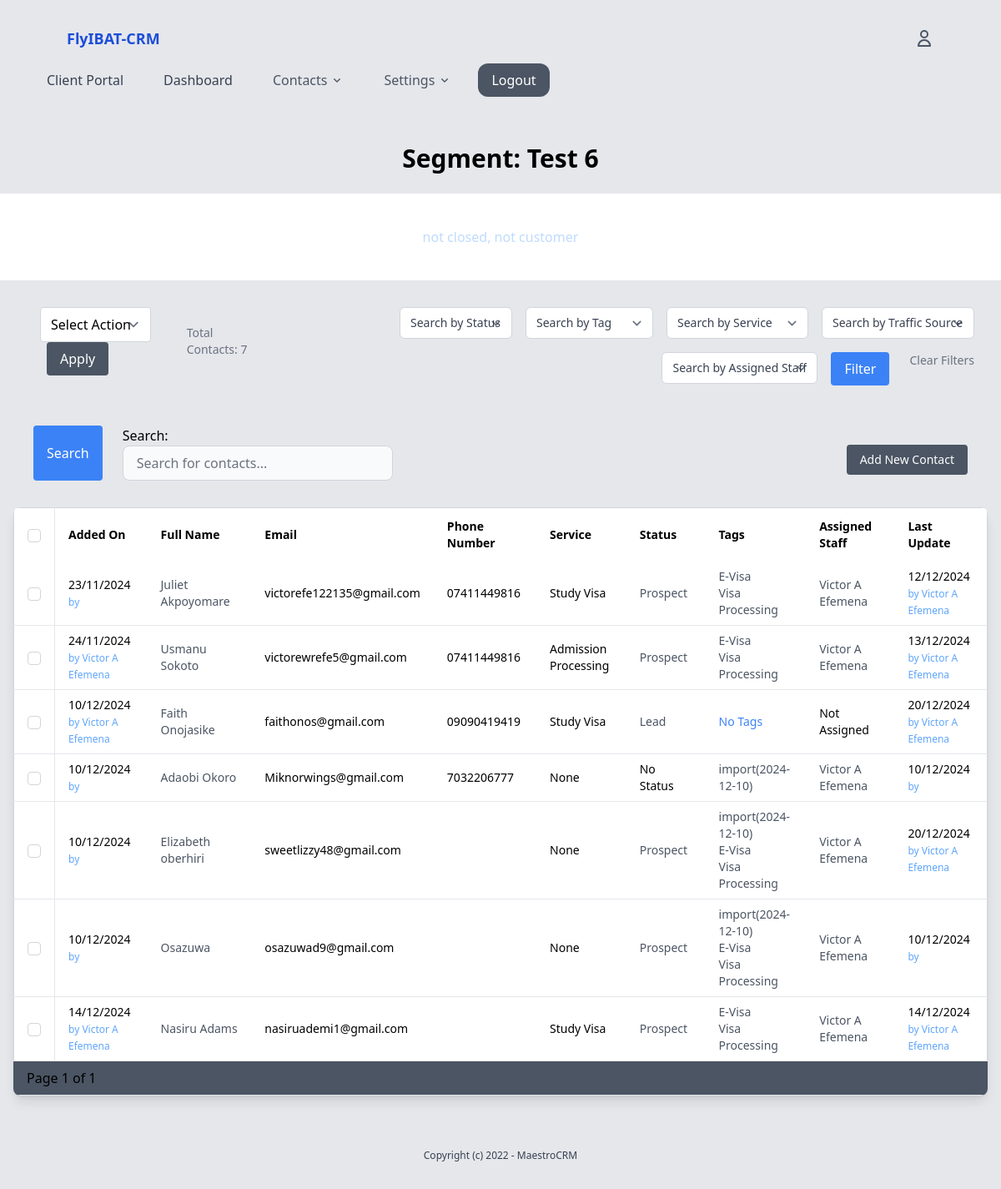
The app's page /contacts/segments/contacts/12/ (signed in), older data.
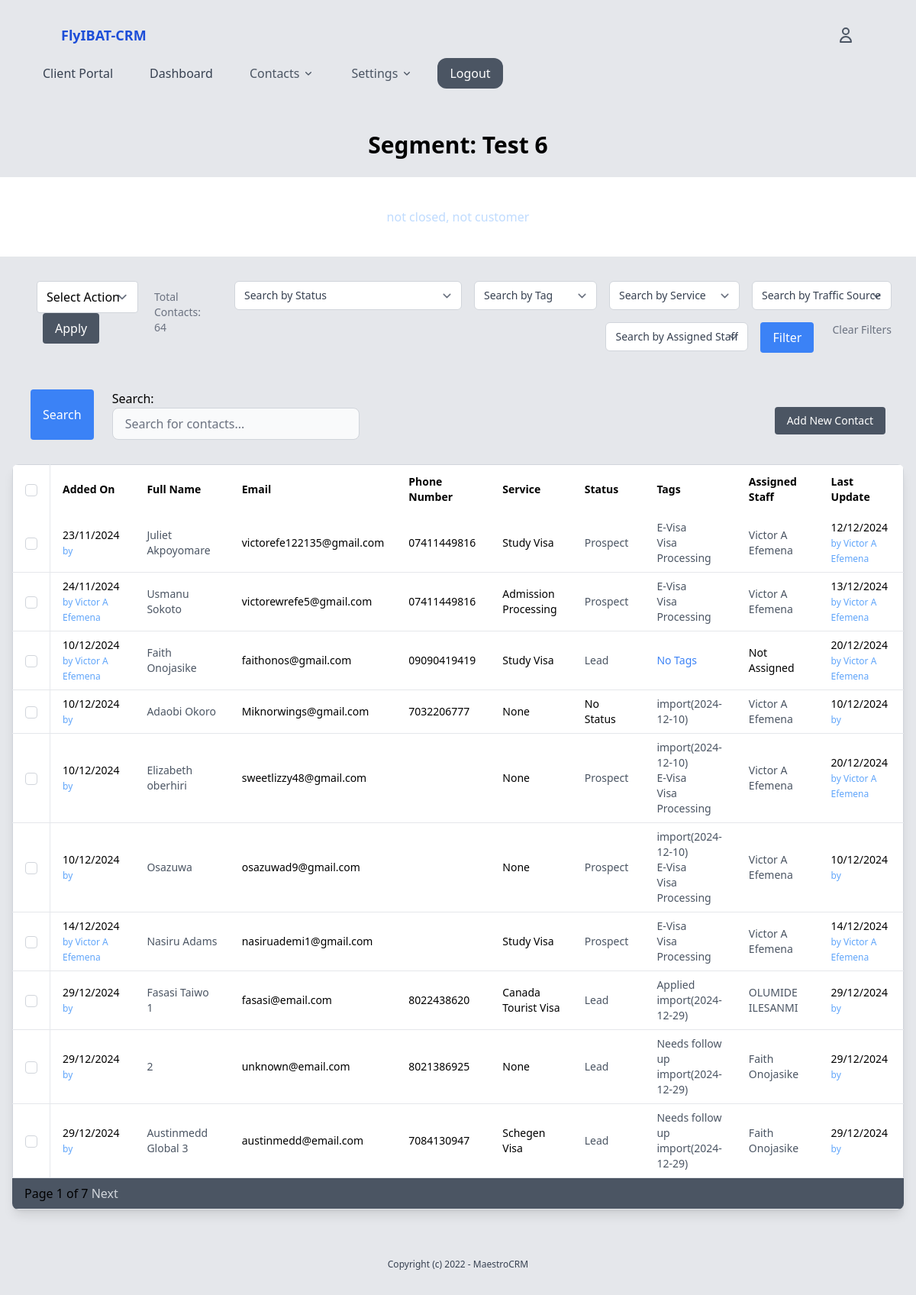
The same page, newer data.
### contacts/models.py (models this page shows)
class Contact(models.Model):
    user = models.OneToOneField(User, on_delete=models.SET_NULL, related_name='contact', null=True, blank=True)
    first_name = models.CharField(max_length=150, blank=True, null=True)
    middle_name = models.CharField(max_length=100, blank=True, null=True)
    last_name = models.CharField(max_length=150, blank=True, null=True)
    email = models.EmailField(blank=True, null=True)
    phone_number = models.CharField(max_length=15, blank=True)
    gender = models.CharField(max_length=10, choices=[('M', 'Male'), ('F', 'Female')], blank=True)
    marital_status = models.CharField(max_length=20, choices=[('Single', 'Single'), ('Married', 'Married'), ('Divorced', 'Divorced'), ('Widowed', 'Widowed'), ('Other', 'Other')], blank=True)
    date_of_birth = models.DateTimeField(blank=True, null=True)
    address_line1 = models.CharField(max_length=255, blank=True, null=True)
    address_line2 = models.CharField(max_length=255, blank=True, null=True)
    city = models.CharField(max_length=100, blank=True, null=True)
    state = models.CharField(max_length=100, blank=True, null=True)
    country = models.CharField(max_length=50, blank=True, null=True)
    postal_code = models.CharField(max_length=20, blank=True, null=True)
    services = models.ForeignKey(Service, on_delete=models.SET_NULL, null=True, blank=True, related_name='contacts')
    status = models.ForeignKey(Status, on_delete=models.SET_NULL, related_name='contacts', null=True, blank=True)
    tags = models.ManyToManyField(Tag, blank=True, related_name='contacts')
    assigned_staff = models.ForeignKey(User, on_delete=models.SET_NULL, null=True, blank=True, related_name='assigned_contacts')
    traffic_source = models.ForeignKey(TrafficSource, on_delete=models.SET_NULL, null=True, blank=True, related_name='traffic_source_contact')
    new_or_old = models.CharField(max_length=20, choices=[('New', 'New'), ('Old', 'Old')], blank=True) #Can help in scheduling follow-ups or communications.
    referred_by = models.ForeignKey(User, on_delete=models.SET_NULL, null=True, related_name='referee_contacts')
    preferred_contact_method = models.CharField(max_length=20, choices=[('Email', 'Email'), ('Phone', 'Phone'), ('Text', 'Text'), ('Mail', 'Mail')], blank=True) #Helps in choosing how to best reach the contact.
    contact_frequency = models.CharField(max_length=20, choices=[('Daily', 'Daily'), ('Weekly', 'Weekly'), ('Monthly', 'Monthly'), ('On Demand', 'On Demand')], blank=True) #Can help in scheduling follow-ups or communications.
    created_by = models.ForeignKey(User, on_delete=models.SET_NULL, null=True, related_name='created_contacts')
    created_at = models.DateTimeField(auto_now_add=True)
    modified_at = models.DateTimeField(auto_now=True) #Can be used to track last contacted
    updated_by = models.ForeignKey(User, on_delete=models.SET_NULL, null=True, related_name='updated_contacts')
    close_date = models.DateTimeField(blank=True, null=True)
    custom_field_1 = models.CharField(max_length=255, blank=True, null=True)#Depending on business needs, might have specific data points to track. This could be expanded with more fields or dynamically through a generic foreign key to a custom field model.
    marketing_consent = models.BooleanField(default=False, help_text="Has this contact consented to marketing communications?")
    gdpr_compliant = models.BooleanField(default=False, help_text="Is this contact GDPR compliant?")
    def __str__(self):
        user_info = self.user.username if self.user else "No User"
        status_info = self.status.name if self.status else "No Status"
        return f"{user_info} - {status_info}"

### settings/models.py (models this page shows)
class Service(models.Model):
    name = models.CharField(max_length=50, unique=True)  # e.g., 'Active', 'Inactive', 'Pending'
    def __str__(self):
        return self.name

class Status(models.Model):
    name = models.CharField(max_length=50, unique=True)  # e.g., 'Active', 'Inactive', 'Pending'
    def __str__(self):
        return self.name
    class Meta:
        verbose_name_plural = "Statuses"

class Tag(models.Model):
    name = models.CharField(max_length=50, unique=True)
    category = models.ForeignKey(TagCategory, on_delete=models.SET_NULL, null=True, blank=True, related_name='segments')
    def __str__(self):
        return self.name

### segments/views.py (the view)
# urls.py: path('contacts/<int:pk>/', views.segment_contacts, name='contacts'),
@login_required
def segment_contacts(request, pk):
    segment = get_object_or_404(Segment, pk=pk)
    contacts = segment.contacts.all()
    print(contacts)
    paginator = Paginator(contacts, 10)  # Show 10 contacts per page
    page_number = request.GET.get('page')
    page_contacts = paginator.get_page(page_number)
    form = ContactCreationForm
    filter_form = ContactFilterForm
    search_form = ContactSearchForm
    context = {
        'segment': segment,
        'contacts': page_contacts,
        'form': form,
        'filter_form': filter_form,
        'search_form' : search_form
    }
    return render(request,'segments/segment_contacts.html', context)

### core/context_processors.py (called while the page is built)
def user_roles(request):
    if request.user.is_authenticated:
        groups = request.user.groups.values_list('name', flat=True)
        return {'user_roles': groups}
    return {}

### segments/templates/segments/segment_contacts.html (shortened to what the changed rows need)
{% extends 'core/base.html' %}
{% block content %}
<div class="max-w-full mx-auto mt-10">
    <h2 class="text-3xl font-bold mb-6 text-center"> Segment: {{ segment.name }} </h2>
    <div class="mb-4 px-4 py-4 ">
        <div class=" mb-4 px-4 py-4 flex-col flex md:flex-row">
            <form class="">
                <div class="flex-auto w-50 mb-4 px-4 flex items-center justify-start">
                    <div>
                        <select name="action" class="border border-gray-300 rounded py-2 px-3">
                        </select>
                        <button type="submit" class="ml-2 bg-gray-600 text-white py-2 px-4 rounded hover:bg-gray-700">
                        </button>
                    </div>
                    <div class="px-4 text-sm text-gray-500">Total Contacts: {{ contacts.paginator.count }}</div>
                </div>
            </form>
        </div>
        <div class="overflow-x-auto rounded-lg shadow-lg">
            <table class="w-full bg-white border border-gray-300">
                <thead class="">
                    <tr>
                        <th class="py-3 px-4 border-r border-gray-200 text-left text-sm font-semibold w-12">
                            <input id="select-all" type="checkbox" class="rounded border-gray-300">
                        </th>
                        <th class="py-3 px-4 text-left text-sm font-semibold w-40">Added On</th>
                        <th class="py-3 px-4 text-left text-sm font-semibold w-60">Full Name</th>
                        <th class="py-3 px-4 text-left text-sm font-semibold w-40">Email</th>
                        <th class="py-3 px-4 text-left text-sm font-semibold w-40">Phone Number</th>
                        <th class="py-3 px-4 text-left text-sm font-semibold w-40">Service</th>
                        <th class="py-3 px-4 text-left text-sm font-semibold w-40">Status</th>
                        <th class="py-3 px-4 text-left text-sm font-semibold w-40">Tags</th>
                        <th class="py-3 px-4 text-left text-sm font-semibold w-60">Assigned Staff</th>
                        <th class="py-3 px-4 text-left text-sm font-semibold w-40">Last Update</th>
                    </tr>
                </thead>
                <tbody>
                    {% for contact in contacts %}
                    <tr class="hover:bg-gray-100 transition duration-200">
                        <td class="py-2 px-4 border-r border-b border-gray-200 text-sm">
                            <input type="checkbox" name="selected_contacts" value="{{ contact.id }}"
                                class="rounded border-gray-300">
                        </td>
                        <td class="py-2 px-4 border-b border-gray-200 text-sm">{{ contact.created_at|date:"d/m/Y" }}
                            <br>
                            <span class="text-blue-400 text-xs"> by {{contact.created_by.get_full_name}}</span>
                        </td>
                        <td class="py-2 px-4 border-b border-gray-200 text-sm">
                            <a href="{% url 'contact_detail' contact.id %}" class="text-gray-600 hover:underline">
                                {{ contact.user.first_name }} {{ contact.user.last_name }}
                            </a>
                        </td>
                        <td class="py-2 px-4 border-b border-gray-200 text-sm">{{ contact.user.email }}</td>
                        <td class="py-2 px-4 border-b border-gray-200 text-sm">{{ contact.phone_number }}</td>
                        <td class="py-2 px-4 border-b border-gray-200 text-sm">{{ contact.services }}</td>
                        <td class="py-2 px-4 border-b border-gray-200 text-sm">
                            {% if contact.status %}
                            <a href="{% url 'contacts_by_status' contact.status.id %}"
                                class="text-gray-600 hover:underline">
                                {{ contact.status }}
                            </a>
                            {% else %}
                            <span>No Status</span>
                            {% endif %}
                        </td>
                        <td class="py-2 px-4 border-b border-gray-200 text-blue-500 text-sm">
                            {% for tag in contact.tags.all %}
                            <p>
                                <a href="{% url 'contacts_by_tag' tag.id %}" class="text-gray-600 hover:underline">
                                    {{ tag.name }}
                                </a>
                            </p>
                            {% empty %}
                            <span>No Tags</span>
                            {% endfor %}
                        </td>
                        <td class="py-2 px-4 border-b border-gray-200 text-sm">
                            {% if contact.assigned_staff %}
                            <a href="{% url 'contacts_by_assigned_staff' contact.assigned_staff.id %}"
                                class="text-gray-600 hover:underline">
                                {{ contact.assigned_staff.get_full_name }}
                            </a>
                            {% else %}
                            <span>Not Assigned</span>
                            {% endif %}
                        </td>
                        <td class="py-2 px-4 border-b border-gray-200 text-sm">{{ contact.modified_at|date:"d/m/Y"}}
                            <span class="text-blue-400 text-xs"> <br> by {{ contact.updated_by.get_full_name }} </span>
                        </td>
                    </tr>
                    {% empty %}
                    <tr>
                        <td colspan="5" class="py-4 text-center">No contacts found.</td>
                    </tr>
                    {% endfor %}
                </tbody>
            </table>
            <div class="bg-gray-600 py-2 px-4 border-b border-gray-200">
                <span>Page {{ contacts.number }} of {{ contacts.paginator.num_pages }}</span>
                {% if contacts.has_next %}
                <a href="?page={{ contacts.next_page_number }}{% if query %}&query={{ query }}{% endif %}"
                    class="text-gray-300 hover:underline">Next</a>
                {% endif %}
            </div>
        </div>
    </div>
</div>
{% endblock %}

Row changes from the older to the newer data that the page shows:
added Contact: created_at "29/12/2024", user.first_name "Fasasi Taiwo", user.last_name "1", user.email "fasasi@email.com", phone_number "8022438620", services "Canada Tourist Visa", status "Lead", assigned_staff.get_full_name "OLUMIDE ILESANMI", modified_at "29/12/2024"
added Tag: name "Applied", shown under "29/12/2024"
added Tag: name "import(2024-12-29)"
added Contact: created_at "29/12/2024", user.last_name "2", user.email "unknown@email.com", phone_number "8021386925", services "None", status "Lead", assigned_staff.get_full_name "Faith Onojasike", modified_at "29/12/2024"
added Tag: name "Needs follow up"
added Contact: created_at "29/12/2024", user.first_name "Austinmedd Global", user.last_name "3", user.email "austinmedd@email.com", phone_number "7084130947", services "Schegen Visa", status "Lead", assigned_staff.get_full_name "Faith Onojasike", modified_at "29/12/2024"
Text that changed along with them:
{{ contacts.paginator.count }}: "7" → "64"
{{ contacts.paginator.num_pages }}: "1" → "7"
text now shown: "Next"
